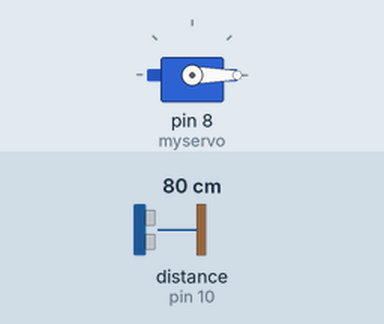
Simulated run of this sketch. Board: Arduino Uno, built with avr-gcc and run on an emulated ATmega328P. On the bench: servo. Wiring (inferred from the names in the program): ultrasonic range finder: trigger pin 9; echo pin 10. Inputs (shaded band) come from the test bench; at power-on: distance to the obstacle (sensor on pin 10) 80 cm. The echo pulse lasts 58.3 µs per cm; what the sketch prints to the serial monitor is not drawn.

Above: at 0.17 s.
At 10.2 s:
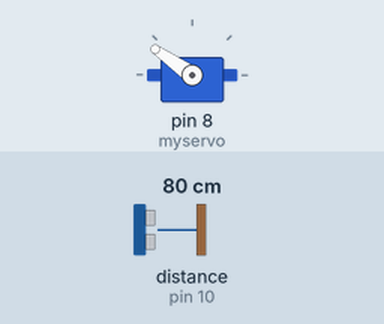
10.3 s: distance to the obstacle (sensor on pin 10) set to 299 cm
At 13.0 s:
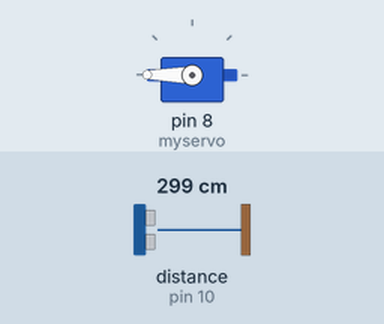
Timing chart, 0 to 19.3 s (numbered marks = the images above; inputs shaded):
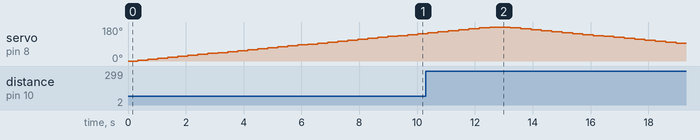

The sketch:

sonar.ino
```cpp
#include <Servo.h>

  Servo myservo;
  const int trigPin = 9;
  const int echoPin = 10;
  int pos = 0;
  float duration;
  int distance;
  String data;

void setup() {
  myservo.attach(8);
  pinMode(trigPin, OUTPUT);
  pinMode(echoPin, INPUT);
  Serial.begin(4800);

}

void loop() {

  for (pos = 0; pos <= 180; pos += 5) {
    myservo.write(pos);
    delay(15);
    digitalWrite(trigPin, LOW);
    digitalWrite(trigPin, HIGH);
    digitalWrite(trigPin, LOW);
    duration = pulseIn(echoPin, HIGH);
    distance = (duration*.0343)/2;
    data += pos;
    data += "|||";
    if (distance < 25){
    data += distance;
    }
    if (data.length() < 4 && data.length() > 11)
    data = "";
    else
    Serial.print(data);
    delay(325);
    data = "";
  }
  for (pos = 180; pos >= 0; pos -= 5) {
    myservo.write(pos);
    delay(15);
    digitalWrite(trigPin , LOW);
    digitalWrite(trigPin, HIGH);
    digitalWrite(trigPin, LOW);
    duration = pulseIn(echoPin, HIGH);
    distance = (duration*.0343)/2;
    data += pos;
    data += "|||";
    if (distance < 25 ){
    data += distance;
    }
    if (data.length() < 4 && data.length() > 11)
    data = "";
    else
    Serial.print(data);
    delay(325);
    data = "";
  }


}
```
